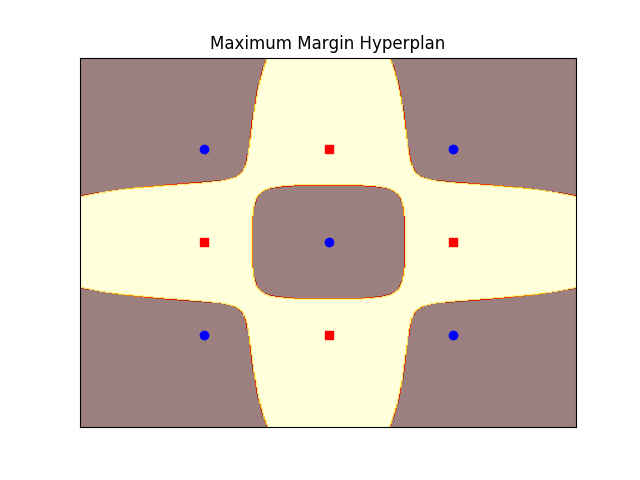

Write the Python code that produced this figure.
import numpy as np
from sklearn.decomposition import PCA, KernelPCA
from sklearn.metrics import mean_squared_error

import matplotlib
matplotlib.use('AGG')#或者PDF, SVG或PS
import matplotlib.pyplot as plt

W1 = np.array([(1,1),(2,2),(3,3),(1,3),(3,1)])
W2 = np.array([(1,2),(2,1),(2,3),(3,2)])
W = np.vstack((W1,W2))
# x1 = W1[:,0]
# y1 = W1[:,1]
# x2 = W2[:,0]
# y2 = W2[:,1]
# print(W,x,y)

from sklearn.linear_model import LinearRegression as LR
labels = np.array([0,0,0,0,0,1,1,1,1])
# # for k in range(3,6):
# model = KernelPCA(n_components=3,kernel='rbf') # 2dim -> kdim
# W_kpca = model.fit_transform(W)
# # print(W_kpca)
def plot_hyperplane(clf, X, y, 
                    h=0.02, 
                    draw_sv=False, 
                    title='hyperplan'):
    # create a mesh to plot in
    x_min, x_max = X[:, 0].min() - 1, X[:, 0].max() + 1
    y_min, y_max = X[:, 1].min() - 1, X[:, 1].max() + 1
    xx, yy = np.meshgrid(np.arange(x_min, x_max, h),
                         np.arange(y_min, y_max, h))

    plt.title(title)
    plt.xlim(xx.min(), xx.max())
    plt.ylim(yy.min(), yy.max())
    plt.xticks(())
    plt.yticks(())

    Z = clf.predict(np.c_[xx.ravel(), yy.ravel()]) # SVM的分割超平面
    # Put the result into a color plot
    Z = Z.reshape(xx.shape)
    plt.contourf(xx, yy, Z, cmap='hot', alpha=0.5)

    markers = ['o', 's', '^']
    colors = ['b', 'r', 'c']
    labels = np.unique(y)
    for label in labels:
        plt.scatter(X[y==label][:, 0], 
                    X[y==label][:, 1], 
                    c=colors[label], 
                    marker=markers[label])
    # 画出支持向量
    if draw_sv:
        sv = clf.support_vectors_
        plt.scatter(sv[:, 0], sv[:, 1], c='y', marker='x')
    plt.savefig("kpca.png")

from sklearn import svm
model = svm.SVC(C=100.0)
model.fit(W,labels)
preds = model.predict(W)
print(mean_squared_error(preds,labels))
# plt.scatter(W[0:5,0],W[0:5,1],c='black',marker='x',label='W1')
# plt.scatter(W[5:,0],W[5:,1],c='red',marker='o',label='W2')
# plt.legend()
# plt.savefig("kpca.png")
plot_hyperplane(model,W,labels, h=0.01, 
                title='Maximum Margin Hyperplan')

# # from sklearn.manifold import TSNE

# # def plot_with_labels(low_dim_embs, labels, filename):   # 绘制词向量图
# #     assert low_dim_embs.shape[0] >= len(labels), 'More labels than embeddings'
# #     print('Start drawing......')
# #     plt.figure()  
# #     for i, label in enumerate(labels):
# #         x, y = low_dim_embs[i, :]
# #         plt.scatter(x, y)	# 画点，对应low_dim_embs中每个词向量
# #         plt.annotate(label,	# 显示每个点对应哪个单词
# #                      xy=(x, y),
# #                      xytext=(5, 2),
# #                      textcoords='offset points',
# #                      ha='right',
# #                      va='bottom')
# #     plt.savefig(filename)
# #     print('Done!')
# #     # plt.show()
# # # print(W_kpca)
# # tsne = TSNE(n_components=2)
# # low_dim_embs = tsne.fit_transform(W_kpca)
# # labels = ['0','0','0','0','0','1','1','1','1']
# # plot_with_labels(low_dim_embs, labels, 'tsne.png')

# # from sklearn.externals import joblib #jbolib模块

# # #保存Model(注:save文件夹要预先建立，否则会报错)
# # joblib.dump(model, 'model.pkl')

# # x1 = W_kpca[0:5,0]
# # y1 = W_kpca[0:5,1]
# # x2 = W_kpca[5:,0]
# # y2 = W_kpca[5:,1]
# # plt.xlabel(u'x',FontSize=16)
# # plt.ylabel(u'y',FontSize=16)
# # # plt.title(img,fontsize='large',fontweight='bold')
# # plt.scatter(x1,y1,c='black',marker='x',label='W1')
# # plt.scatter(x2,y2,c='red',marker='o',label='W2')
# # plt.legend()
# # plt.savefig("kpca.png")

# # x1 = W_kpca[0:5,0]
# # y1 = W_kpca[0:5,1]
# # z1 = W_kpca[0:5,2]
# # x2 = W_kpca[5:,0]
# # y2 = W_kpca[5:,1]
# # z2 = W_kpca[5:,2]

# # from mpl_toolkits.mplot3d import Axes3D  # 空间三维画图
# # fig = plt.figure()
# # ax = Axes3D(fig)
# # ax.scatter(x1, y1, z1,c='b')
# # ax.scatter(x2, y2, z2,c='r')
# # plt.savefig("kpca.png")


